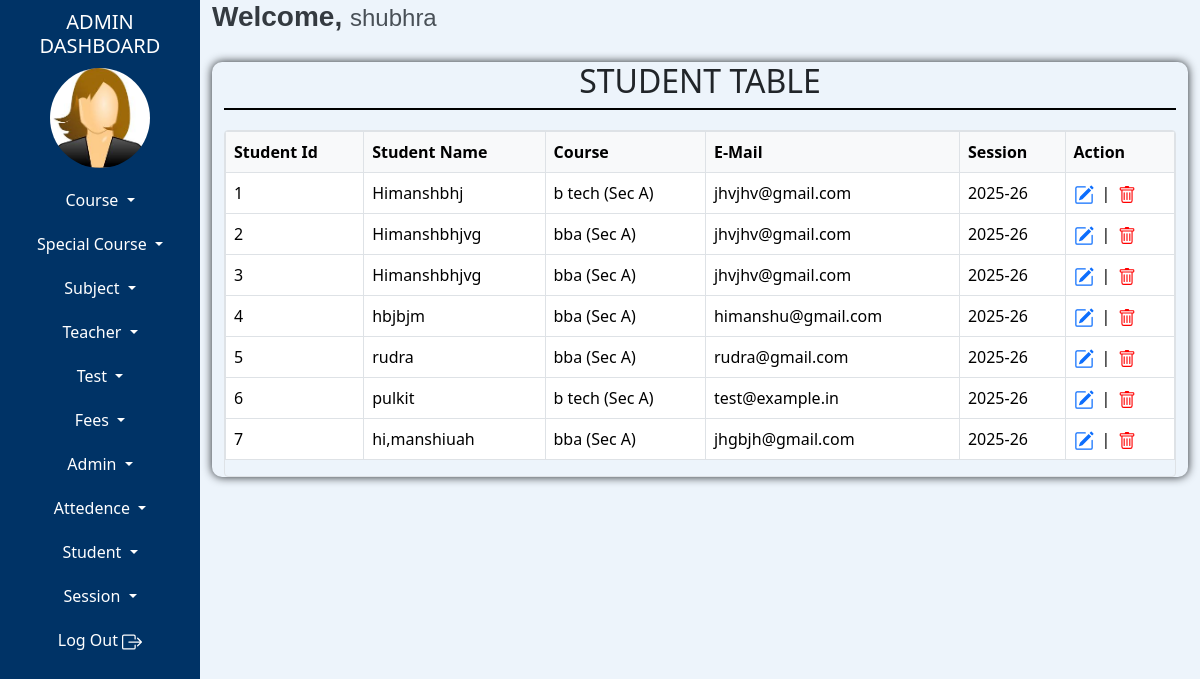
Screenshot of /admin/student-table.php (signed in) with the database file from the repository.
### tables this page shows
CREATE TABLE `tblstudent` (
  `studentId` int(100) NOT NULL AUTO_INCREMENT,
  `studentName` varchar(100) NOT NULL,
  `dob` date NOT NULL,
  `courseId` int(100) NOT NULL,
  `academicYearId` int(10) NOT NULL,
  `sessionId` int(100) NOT NULL,
  `studentNumber` varchar(15) NOT NULL,
  `studentGender` int(100) NOT NULL,
  `studentEmail` varchar(100) NOT NULL,
  `studentPassword` varchar(100) NOT NULL,
  `fatherName` varchar(100) NOT NULL,
  `motherName` varchar(100) NOT NULL,
  `parentNumber` varchar(15) NOT NULL,
  `parentEmail` varchar(100) NOT NULL,
  `dateOfRegistration` datetime(6) NOT NULL,
  `address` varchar(100) NOT NULL,
  `studentImage` varchar(300) DEFAULT NULL,
  `addedIpAddress` text NOT NULL,
  `addedDateTime` datetime(6) NOT NULL,
  `updatedIpAddress` text NOT NULL,
  `updatedDateTime` datetime NOT NULL,
  PRIMARY KEY (`studentId`)
);

CREATE TABLE `tblcourse` (
  `courseId` int(10) NOT NULL AUTO_INCREMENT,
  `courseName` varchar(100) NOT NULL,
  `courseDuration` varchar(10) NOT NULL,
  `sessionId` int(10) NOT NULL,
  `section` varchar(50) NOT NULL DEFAULT 'A',
  PRIMARY KEY (`courseId`)
);

CREATE TABLE `tblsession` (
  `sessionId` int(10) NOT NULL AUTO_INCREMENT,
  `sessionName` varchar(15) NOT NULL,
  `addedIpAddress` varchar(100) NOT NULL,
  `addedDateTime` datetime NOT NULL,
  `updatedIpAddress` varchar(100) NOT NULL,
  `updatedDateTime` datetime NOT NULL,
  `status` int(2) NOT NULL,
  PRIMARY KEY (`sessionId`)
);

### admin/fun-specialchar.php (called while the page is built)
<?php
function textSafe($text)
{
    return htmlspecialchars($text, ENT_QUOTES, 'UTF-8');
}
?>

### admin/student-table.php (the view, shortened to what this page needs)
<?php
include "admin-dashboard-top.php";
include "admin-dashboard-content.php";
include "fun-specialchar.php";
$query="SELECT * FROM tblstudent";
$stmt=$conn->prepare($query);
$stmt->execute();
?>
<!doctype html>
<html lang="en">
  <head>
    <link href="https://cdn.jsdelivr.net/npm/bootstrap@5.3.3/dist/css/bootstrap.min.css" rel="stylesheet">
  </head>
<body>
<div class="container-fluid">
    <div class="row">
        <div class="tbl-content">
            <div class="tbl-heading">
            <h2>STUDENT TABLE</h2>
            </div>
            <table class="table table-hover table-bordered">
              <thead>
                <tr>
                  <th scope="col">Student Id</th>
                  <th scope="col">Student Name</th>
                  <th scope="col">Course</th>
                  <th scope="col">E-Mail</th>
                  <th scope="col">Session</th>
                  <th scope="col">Action</th>
                </tr>
              </thead>
              <tbody>
                <?php
                    while($result=$stmt->fetch())
                    {
                ?>
                    <tr>
                    <td><?php echo $result['studentId']; ?></td>
                     <td><?php echo textSafe($result['studentName']); ?></td>
                     <td>
                         <?php
                            $courseId=$result['courseId'];
                            $stmt2=$conn->prepare("SELECT * FROM tblcourse where courseId=:courseId");
                            $stmt2->bindParam(":courseId",$courseId);
                            $stmt2->execute();
                            $row=$stmt2->fetch();
                            echo $row ? $row["courseName"] . " (Sec " . $row["section"] . ")" : "<span class='text-danger'>Unknown Course</span>";
                         ?>
                        </td>
                     <td><?php echo textSafe($result['studentEmail']); ?></td>
                    <td>
                        <?php
                            $sessionId = $result['sessionId'];
                            $sessionstmt=$conn->prepare("SELECT * FROM tblsession WHERE sessionId = :sessionId");
                            $sessionstmt->bindParam(":sessionId",$sessionId);
                            $sessionstmt->execute();
                            $session = $sessionstmt->fetch();
                            echo $session ? $session['sessionName'] : "<span class='text-danger'>Unknown Session</span>";
                        ?>
                    </td>
                    <td>
                        <div style="display: flex; align-items: center; gap: 8px;">
                            <a href="manage-student.php?studentId=<?php echo $result['studentId']; ?>" style="color: #0d6efd; text-decoration: none;">
                            </a>
                            <span>|</span>
                            <a href="delete-student.php?studentId=<?php echo $result['studentId']; ?>" style="color: red; text-decoration: none;">
                            </a>
                        </div>
                    </td>
                </tr>
                <?php
                }
                ?>
              </tbody>
            </table>
        </div>
    </div>
</div>
</body>
</div>
</div>
<?php
    include "admin-dashboard-footer.php";
?>

### admin/admin-dashboard-content.php (shortened to what this page needs)
<link href="https://cdn.jsdelivr.net/npm/bootstrap@5.3.3/dist/css/bootstrap.min.css" rel="stylesheet">
  </head>
  <body>
    <div class="container-fluid">
        <div class="row">
            <div class="col-md-2  left-side">
                <div class="heading">
                    <h5>ADMIN DASHBOARD</h5>
                </div>
                <div class="image">
                    <a href="admin-dashboard.php">
                    <?php
                        $query = "select * from tbladmin where adminId=:adminId";
                        $stmt=$conn->prepare($query);
                        $stmt->bindParam(":adminId",$adminId);
                        $stmt->execute();
                        $result = $stmt->fetch();
                        if (!empty($result['picture']))
                        {
                        	echo '<img src="'.$result['picture'].'" style=" height: 100px;" />';
                        }
                        else
                        {
                        	if ($result['adminGender'] == '1')
                        	{
                        		echo '<img src="images/female-logo.jpg" alt="Male" style="height: 100px; width: 100px;" />';
                        	}
                        	elseif ($result['adminGender'] == '2')
                        	{
                        		echo '<img src="images/male-logo.jpg" alt="Female" style="height: 100px; width: 100px;" />';
                        	}
                        }
                    ?>
                    </a>
                </div>
                <div class="buttons">
                    <div class="dropdown ">
                      <button class="btn dropdown-toggle w-100 nav-link left-btn" type="button" data-bs-toggle="dropdown" aria-expanded="false">
                        Course
                      </button>
                    </div>
                    <div class="dropdown ">
                      <button class="btn dropdown-toggle w-100 nav-link left-btn" type="button" data-bs-toggle="dropdown" aria-expanded="false">
                        Special Course
                      </button>
                    </div>
                    <div class="dropdown ">
                      <button class="btn dropdown-toggle w-100 nav-link left-btn" type="button" data-bs-toggle="dropdown" aria-expanded="false">
                        Subject
                      </button>
                    </div>
                    <div class="dropdown ">
                      <button class="btn dropdown-toggle w-100 nav-link left-btn" type="button" data-bs-toggle="dropdown" aria-expanded="false">
                        Teacher
                      </button>
                    </div>
                    <div class="dropdown ">
                      <button class="btn dropdown-toggle w-100 nav-link left-btn" type="button" data-bs-toggle="dropdown" aria-expanded="false">
                        Test
                      </button>
                    </div>
                    <div class="dropdown ">
                      <button class="btn dropdown-toggle w-100 nav-link left-btn" type="button" data-bs-toggle="dropdown" aria-expanded="false">
                        Fees
                      </button>
                    </div>
                    <div class="dropdown ">
                      <button class="btn dropdown-toggle w-100 nav-link left-btn" type="button" data-bs-toggle="dropdown" aria-expanded="false">
                        Admin
                      </button>
                    </div>
                    <div class="dropdown ">
                      <button class="btn dropdown-toggle w-100 nav-link left-btn" type="button" data-bs-toggle="dropdown" aria-expanded="false">
                        Attedence
                      </button>
                    </div>
                    <div class="dropdown ">
                      <button class="btn dropdown-toggle w-100 nav-link left-btn" type="button" data-bs-toggle="dropdown" aria-expanded="false">
                        Student
                      </button>
                    </div>
                    <div class="dropdown ">
                      <button class="btn dropdown-toggle w-100 nav-link left-btn" type="button" data-bs-toggle="dropdown" aria-expanded="false">
                        Session
                      </button>
                    </div>
                    <a href="logout-admin.php" class="btn left-btn w-100 nav-link">
                        Log Out
                    </a>
                </div>
            </div>
            <div class="col-md-10 col-sm-10 right-side">
                <div>
                    <h3 class="welcome-text">Welcome, <span class="admin-name"><?php echo $result['adminName']; ?></span></h3>
                </div>

### admin/admin-dashboard-content.php (style rules this page uses)
.left-side { background-color:#003366; color:white; height:200vh; }
.heading { text-align:center; margin:10px auto; }
.image { display:flex; justify-content:center; }
.image img { border-radius:60px; }
.left-btn { color:white; transition: background-color 0.3s ease; margin-top:20px; }
.right-side { background-color:#edf4fb; }
.welcome-text { font-family: 'Poppins', sans-serif; font-size: 28px; font-weight: 600; color: #343a40; }
.admin-name { font-family: 'Montserrat', sans-serif; font-size: 24px; font-weight: 400; color: #495057; }

### admin/student-table.php (style rules this page uses)
.tbl-heading { text-align:center; border-bottom:2px solid black; margin-bottom:20px; }
.tbl-content { box-shadow:0 0 10px; margin-top:20px; border-radius:10px; }

### admin/admin-dashboard-footer.php (style rules this page uses)
.table-responsive .table thead th { position: sticky; top: 0; z-index: 10; background-color: #f8f9fa; box-shadow: 0 2px 2px -1px rgba(0,0,0,0.4); }

### rows the page displays
tblstudent: studentId "1", studentName "Himanshbhj", courseId.courseName "b tech", courseId.section "A", studentEmail "jhvjhv@gmail.com", sessionId.sessionName "2025-26"
tblstudent: studentId "2", studentName "Himanshbhjvg", courseId.courseName "bba", courseId.section "A", studentEmail "jhvjhv@gmail.com", sessionId.sessionName "2025-26"
tblstudent: studentId "3", studentName "Himanshbhjvg", courseId.courseName "bba", courseId.section "A", studentEmail "jhvjhv@gmail.com", sessionId.sessionName "2025-26"
tblstudent: studentId "4", studentName "hbjbjm", courseId.courseName "bba", courseId.section "A", studentEmail "himanshu@gmail.com", sessionId.sessionName "2025-26"
tblstudent: studentId "5", studentName "rudra", courseId.courseName "bba", courseId.section "A", studentEmail "rudra@gmail.com", sessionId.sessionName "2025-26"
tblstudent: studentId "6", studentName "pulkit", courseId.courseName "b tech", courseId.section "A", studentEmail "test@example.in", sessionId.sessionName "2025-26"
tblstudent: studentId "7", studentName "hi,manshiuah", courseId.courseName "bba", courseId.section "A", studentEmail "jhgbjh@gmail.com", sessionId.sessionName "2025-26"

### other values shown
$result['adminName'] "shubhra"
